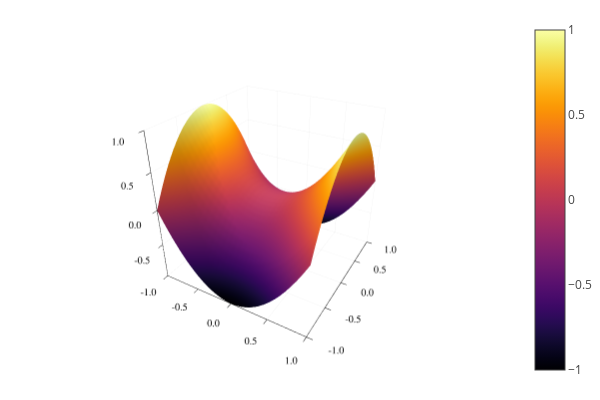

Source (notebook cell):
### Code cell
using Plots; plotlyjs()

let x = LinRange(-1,1,31), f(x,y) = x^2 - y^2
   surface(x,x,f)
end

### Figure 1 — Plotly figure (JSON) as saved in the notebook; plotly's stock layout.template omitted (floating-point values rounded to 4 significant figures; data arrays with more than 128 entries replaced by an {"elided": "..."} marker saying what was removed)
{"data": [{"colorbar": {"title": ""}, "colorscale": {"elided": "256x2 mixed values"}, "hoverinfo": "none", "name": "y1", "opacity": null, "scene": "scene", "showlegend": false, "showscale": true, "type": "surface", "x": [-1, -0.9333, -0.8667, -0.8, -0.7333, -0.6667, -0.6, -0.5333, -0.4667, -0.4, -0.3333, -0.2667, -0.2, -0.1333, -0.06667, 0, 0.06667, 0.1333, 0.2, 0.2667, 0.3333, 0.4, 0.4667, 0.5333, 0.6, 0.6667, 0.7333, 0.8, 0.8667, 0.9333, 1], "xaxis": "x", "y": [-1, -0.9333, -0.8667, -0.8, -0.7333, -0.6667, -0.6, -0.5333, -0.4667, -0.4, -0.3333, -0.2667, -0.2, -0.1333, -0.06667, 0, 0.06667, 0.1333, 0.2, 0.2667, 0.3333, 0.4, 0.4667, 0.5333, 0.6, 0.6667, 0.7333, 0.8, 0.8667, 0.9333, 1], "yaxis": "y", "z": {"elided": "31x31 float values"}, "zaxis": "z", "zmax": 1, "zmin": -1}], "layout": {"annotations": [], "height": 400, "legend_position": {"bgcolor": "rgba(255, 255, 255, 1.000)", "bordercolor": "rgba(0, 0, 0, 1.000)", "borderwidth": 1, "font": {"color": "rgba(0, 0, 0, 1.000)", "family": "sans-serif", "size": 11}, "title": {"font": {"color": "rgba(0, 0, 0, 1.000)", "family": "sans-serif", "size": 15}, "text": ""}, "tracegroupgap": 0, "traceorder": "normal", "x": 1, "xanchor": "auto", "y": 1, "yanchor": "auto"}, "margin": {"b": 20, "l": 0, "r": 0, "t": 20}, "paper_bgcolor": "rgba(255, 255, 255, 1.000)", "plot_bgcolor": "rgba(255, 255, 255, 1.000)", "scene": {"camera": {"eye": {"x": 1.126, "y": -1.95, "z": 1.3}}, "domain": {"x": [0.06582, 0.9934], "y": [0.03762, 0.9902]}, "xaxis": {"gridcolor": "rgba(0, 0, 0, 0.100)", "gridwidth": 0.5, "linecolor": "rgba(0, 0, 0, 1.000)", "mirror": false, "range": [-1, 1], "showgrid": true, "showline": true, "showticklabels": true, "tickangle": 0, "tickcolor": "rgb(0, 0, 0)", "tickfont": {"color": "rgba(0, 0, 0, 1.000)", "family": "sans-serif", "size": 11}, "tickmode": "array", "ticks": "inside", "ticktext": ["-1.0", "-0.5", "0.0", "0.5", "1.0"], "tickvals": [-1, -0.5, 0, 0.5, 1], "title": "", "titlefont": {"color": "rgba(0, 0, 0, 1.000)", "family": "sans-serif", "size": 15}, "type": "-", "visible": true, "zeroline": false, "zerolinecolor": "rgba(0, 0, 0, 1.000)"}, "yaxis": {"gridcolor": "rgba(0, 0, 0, 0.100)", "gridwidth": 0.5, "linecolor": "rgba(0, 0, 0, 1.000)", "mirror": false, "range": [-1, 1], "showgrid": true, "showline": true, "showticklabels": true, "tickangle": 0, "tickcolor": "rgb(0, 0, 0)", "tickfont": {"color": "rgba(0, 0, 0, 1.000)", "family": "sans-serif", "size": 11}, "tickmode": "array", "ticks": "inside", "ticktext": ["-1.0", "-0.5", "0.0", "0.5", "1.0"], "tickvals": [-1, -0.5, 0, 0.5, 1], "title": "", "titlefont": {"color": "rgba(0, 0, 0, 1.000)", "family": "sans-serif", "size": 15}, "type": "-", "visible": true, "zeroline": false, "zerolinecolor": "rgba(0, 0, 0, 1.000)"}, "zaxis": {"gridcolor": "rgba(0, 0, 0, 0.100)", "gridwidth": 0.5, "linecolor": "rgba(0, 0, 0, 1.000)", "mirror": false, "range": [-1, 1], "showgrid": true, "showline": true, "showticklabels": true, "tickangle": 0, "tickcolor": "rgb(0, 0, 0)", "tickfont": {"color": "rgba(0, 0, 0, 1.000)", "family": "sans-serif", "size": 11}, "tickmode": "array", "ticks": "inside", "ticktext": ["-1.0", "-0.5", "0.0", "0.5", "1.0"], "tickvals": [-1, -0.5, 0, 0.5, 1], "title": "", "titlefont": {"color": "rgba(0, 0, 0, 1.000)", "family": "sans-serif", "size": 15}, "type": "-", "visible": true, "zeroline": false, "zerolinecolor": "rgba(0, 0, 0, 1.000)"}}, "showlegend": true, "width": 600}}
